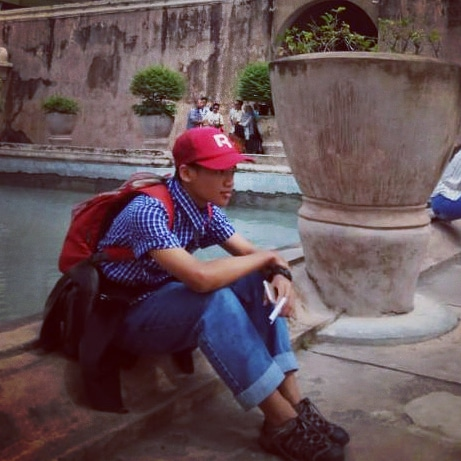
#> input picture images/ciwam.jpg, 461 x 461 px
$ python -i Allinfinal.py   (imports and definitions only)
#> lines starting #> are read from the running program, lines starting #| are printed output that depends on the picture; after the words box and inside, x2 and y2 are one past the last pixel; in counts of white or black regions, pixels touching at a corner belong together
#> further down, picture is the input picture: shape (461, 461, 3); mean B, G, R 86.5, 81.7, 101.3
import streamlit as st
import cv2
import numpy as np
from PIL import Image

# Judul Aplikasi
# [21 lines not run here, left out]

# Fungsi Pengolahan Citra
def pengolahan_citra(image):
    # Konversi gambar ke grayscale
    gray = cv2.cvtColor(image, cv2.COLOR_BGR2GRAY)
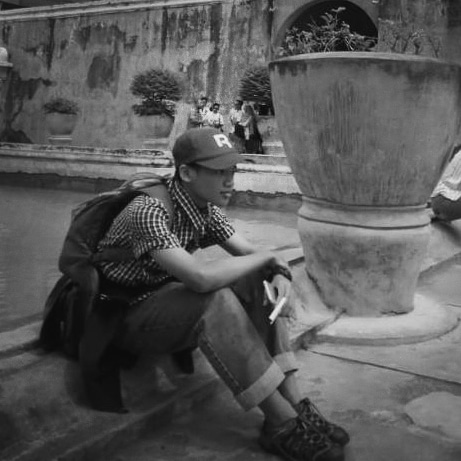
#> gray: shape (461, 461); min 7, max 239, mean 88.1

    # Konversi gambar ke binary
    _, thresh = cv2.threshold(gray, 0, 255, cv2.THRESH_BINARY_INV + cv2.THRESH_OTSU)
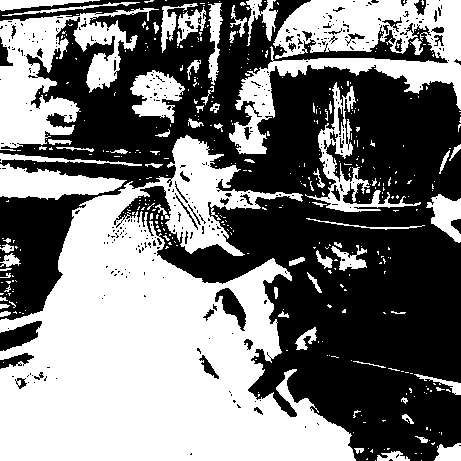
#> thresh: shape (461, 461); 47.9% white; 423 white regions (357 under 20 px), largest, box (x1, y1, x2, y2) and area: (0, 135, 356, 461) 62902, (229, 0, 461, 154) 12800, (0, 8, 159, 151) 9127

    # Deteksi tepi
    edges = cv2.Canny(thresh, 100, 200)
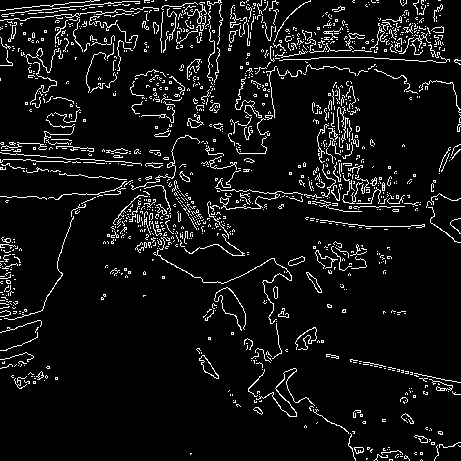
#> edges: shape (461, 461); 7.2% white in thin lines or dots

    return edges

# Tampilkan Gambar Asli
# [11 lines not run here, left out]

# Fungsi Pengolahan Citra dengan OpenCV
def pengolahan_citra_opencv(image):
    # Konversi gambar ke grayscale
    gray = cv2.cvtColor(image, cv2.COLOR_BGR2GRAY)

    # Konversi gambar ke binary
    _, thresh = cv2.threshold(gray, 0, 255, cv2.THRESH_BINARY_INV + cv2.THRESH_OTSU)

    # Deteksi tepi
    edges = cv2.Canny(thresh, 100, 200)

    # Tampilkan gambar hasil pengolahan
    st.image(edges, caption="Gambar Hasil Pengolahan dengan OpenCV")

# Tampilkan Gambar Hasil Pengolahan dengan OpenCV
# [5 lines not run here, left out]

# Fungsi Pengolahan Citra dengan PIL
def pengolahan_citra_pil(image):
    # Konversi gambar ke grayscale
    gray = image.convert('L')

    # Tampilkan gambar hasil pengolahan
    st.image(gray, caption="Gambar Hasil Pengolahan dengan PIL")

# Tampilkan Gambar Hasil Pengolahan dengan PIL
# [3 lines not run here, left out]

# Fungsi Pengolahan Citra dengan Numpy
def pengolahan_citra_numpy(image):
    # Konversi gambar ke grayscale
    gray = np.dot(image[...,:3], [0.2989, 0.5870, 0.1140])

    # Tampilkan gambar hasil pengolahan
    st.image(gray, caption="Gambar Hasil Pengolahan dengan Numpy")

# Tampilkan Gambar Hasil Pengolahan dengan Numpy
# [3 lines not run here, left out]

>>> import cv2
>>> picture = cv2.imread('images/ciwam.jpg')
>>> result = pengolahan_citra(picture)

$ run again, on images/hanida.jpg
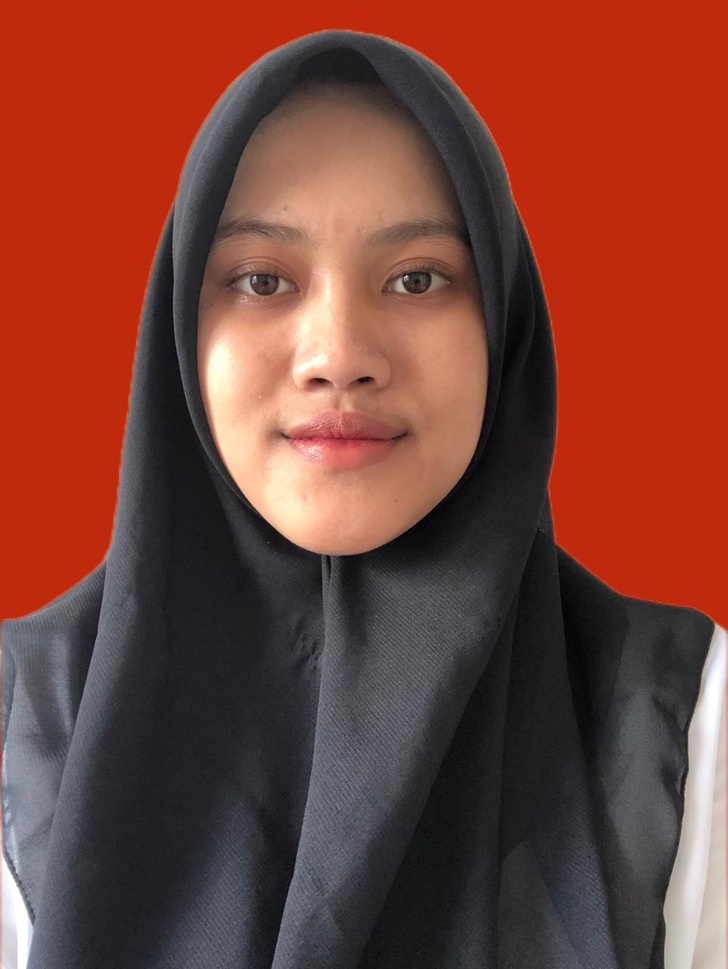
#> input picture images/hanida.jpg, 728 x 969 px, shrunk from 962 x 1280 before the run
#> picture is the input picture: shape (969, 728, 3); mean B, G, R 53.9, 64.5, 120.6
#> in pengolahan_citra, `_, thresh = cv2.threshold(gray, 0, 255, cv2.THRESH_BINARY_INV + cv2.TH..`:
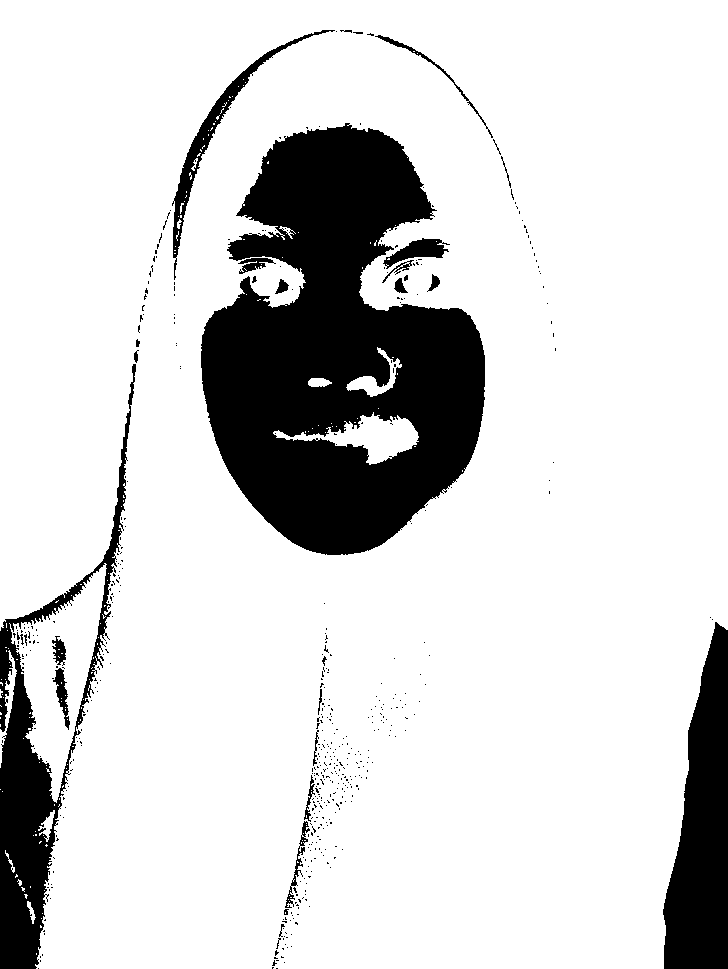
#> thresh: shape (969, 728); 83.7% white; 524 black regions (497 under 20 px), largest, box (x1, y1, x2, y2) and area: (201, 123, 485, 555) 76414, (0, 364, 136, 969) 15619, (663, 622, 728, 969) 15084
#> in pengolahan_citra, `edges = cv2.Canny(thresh, 100, 200)`:
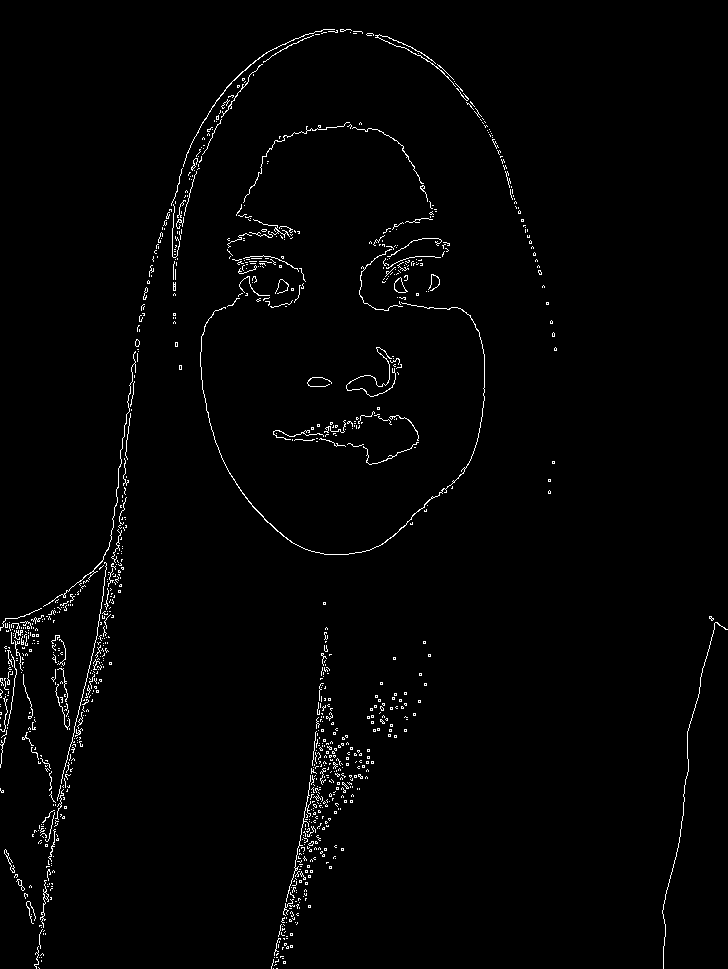
#> edges: shape (969, 728); 1.6% white in thin lines or dots

$ run again, on images/laven.jpg
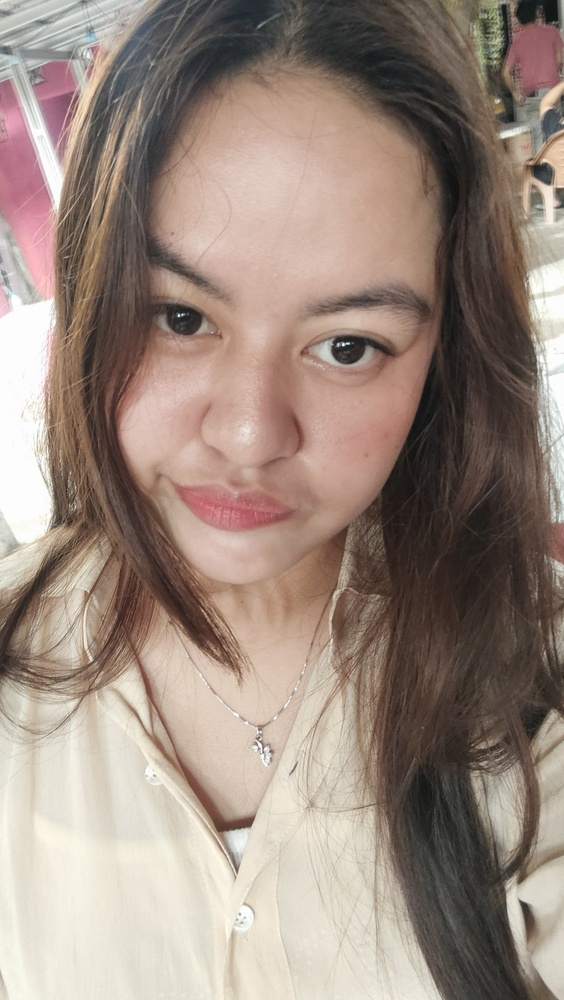
#> input picture images/laven.jpg, 564 x 1000 px, shrunk from 2056 x 3648 before the run
#> picture is the input picture: shape (1000, 564, 3); mean B, G, R 126.8, 137.8, 154.8
#> in pengolahan_citra, `_, thresh = cv2.threshold(gray, 0, 255, cv2.THRESH_BINARY_INV + cv2.TH..`:
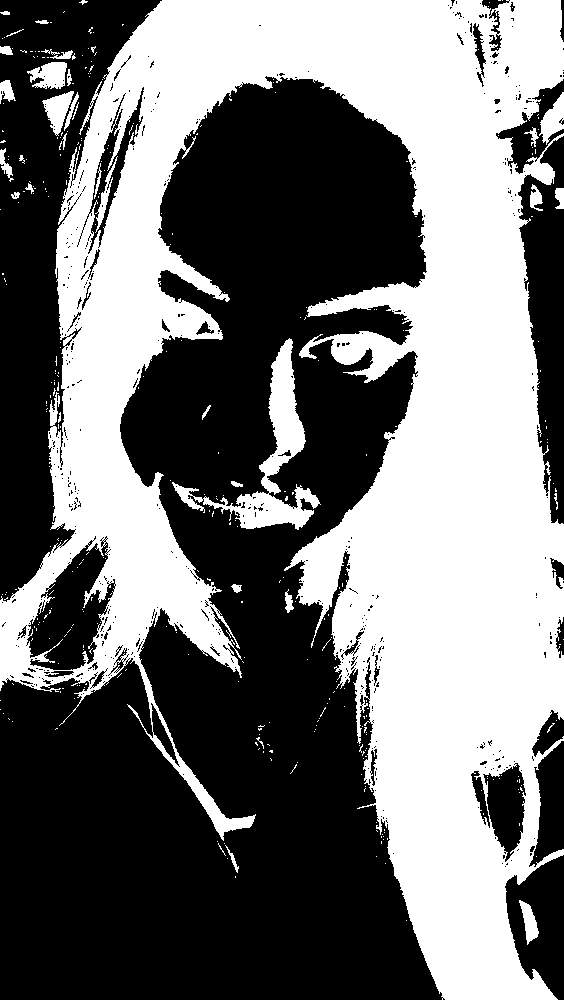
#> thresh: shape (1000, 564); 45% white; 357 white regions (322 under 20 px), largest, box (x1, y1, x2, y2) and area: (0, 0, 564, 1000) 242203, (172, 338, 321, 530) 5943, (27, 62, 67, 89) 737
#> in pengolahan_citra, `edges = cv2.Canny(thresh, 100, 200)`:
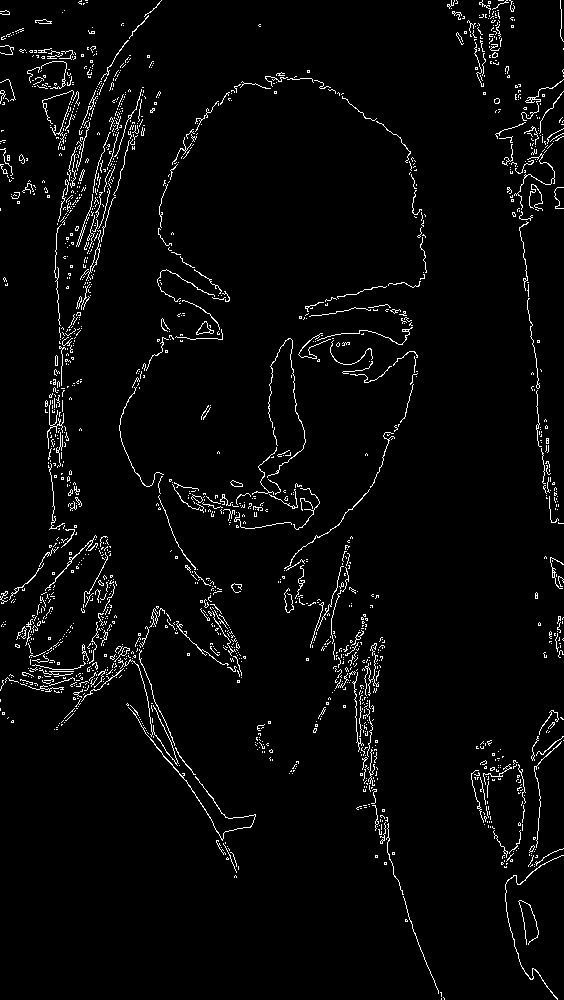
#> edges: shape (1000, 564); 3.2% white in thin lines or dots

$ run again, on images/yana.jpg
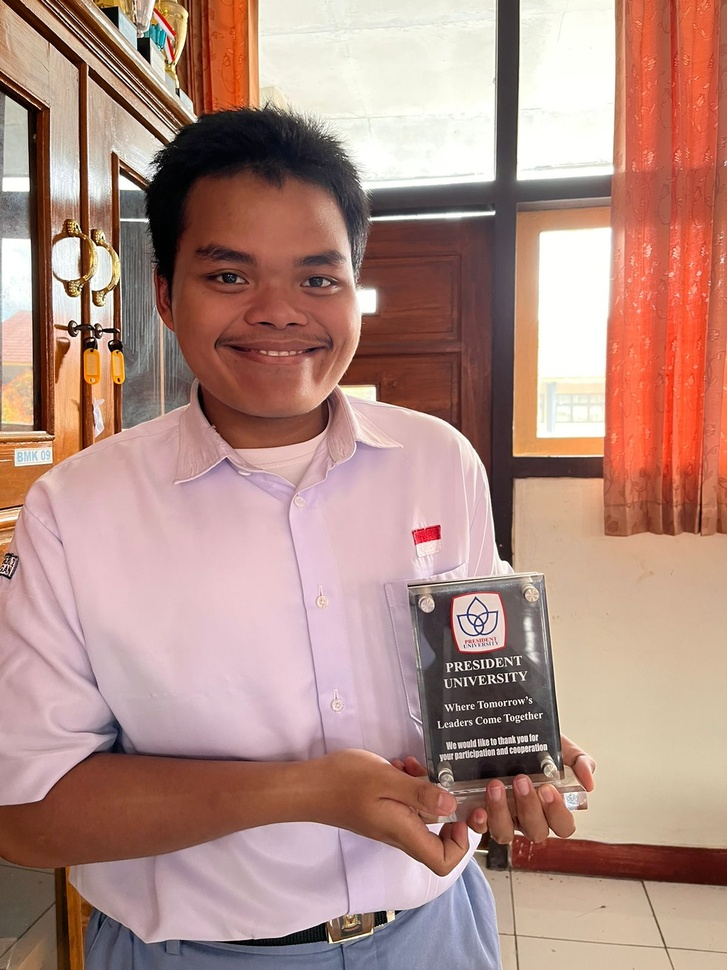
#> input picture images/yana.jpg, 727 x 970 px, shrunk from 1200 x 1600 before the run
#> picture is the input picture: shape (970, 727, 3); mean B, G, R 131.1, 140.6, 177.2
#> in pengolahan_citra, `_, thresh = cv2.threshold(gray, 0, 255, cv2.THRESH_BINARY_INV + cv2.TH..`:
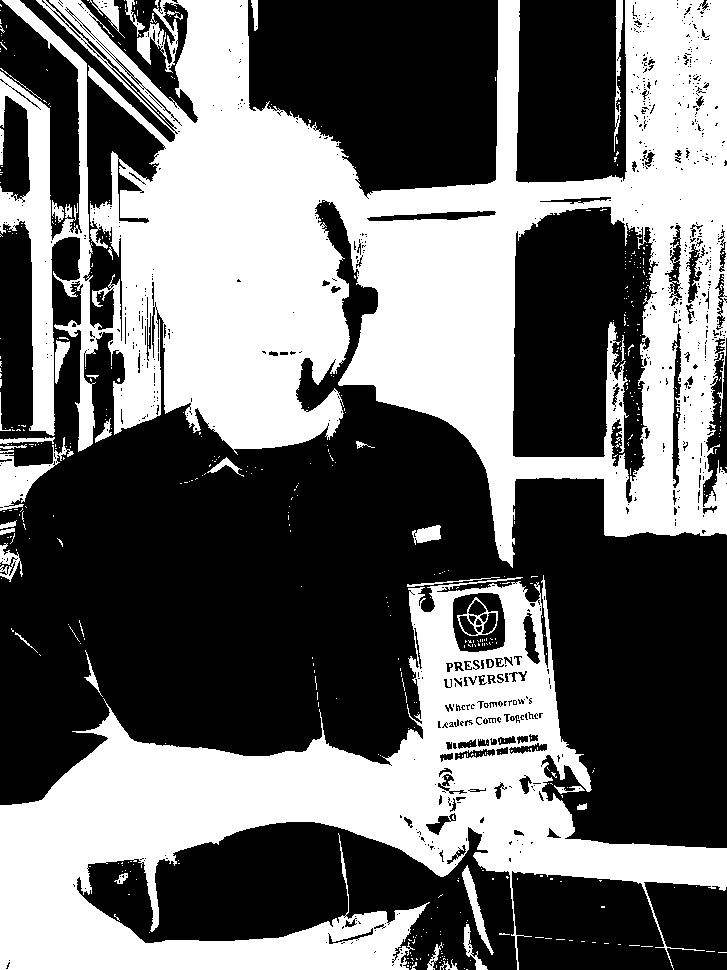
#> thresh: shape (970, 727); 42.4% white; 530 white regions (488 under 20 px), largest, box (x1, y1, x2, y2) and area: (0, 0, 727, 568) 189120, (0, 575, 727, 970) 100587, (0, 437, 74, 511) 1696
#> in pengolahan_citra, `edges = cv2.Canny(thresh, 100, 200)`:
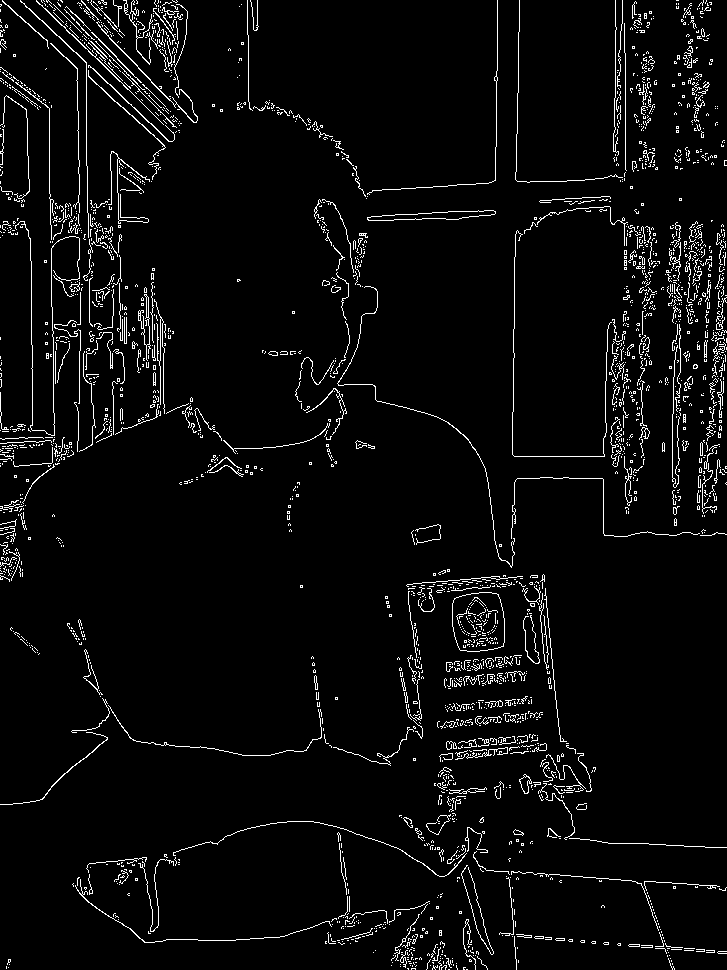
#> edges: shape (970, 727); 4.2% white in thin lines or dots
